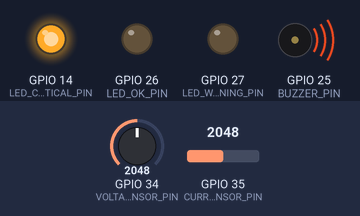
Simulated run of this sketch. Board: ESP32. On the bench: output pins drawn as LEDs (lit = HIGH), buzzer (waves = sounding). Inputs (shaded band) come from the test bench; at power-on: GPIO 34 (VOLTAGE_SENSOR_PIN) = 2048, GPIO 35 (CURRENT_SENSOR_PIN) = 2048. WiFi joins after 1.5 s; servers stay silent unless stated; what the sketch prints to the serial monitor is not drawn.

Above: at 2.7 s.
2.8 s: GPIO 34 (VOLTAGE_SENSOR_PIN) set to 2822
5.5 s: GPIO 34 (VOLTAGE_SENSOR_PIN) set to 2927
At 6.5 s:
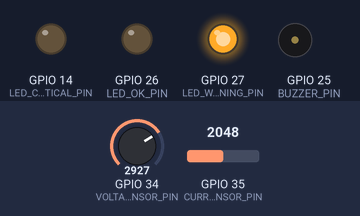
11.5 s: GPIO 34 (VOLTAGE_SENSOR_PIN) set to 3603
At 12.6 s:
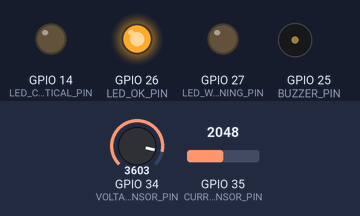
14.2 s: GPIO 34 (VOLTAGE_SENSOR_PIN) set to 2866
At 16.5 s:
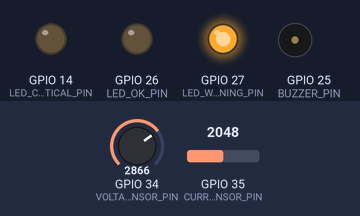
20.2 s: GPIO 34 (VOLTAGE_SENSOR_PIN) set to 2047
At 22.6 s:
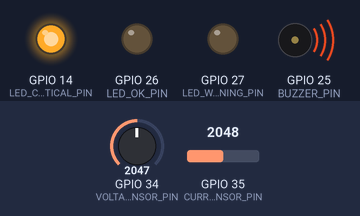
Timing chart, 0 to 24.1 s (numbered marks = the images above; inputs shaded):
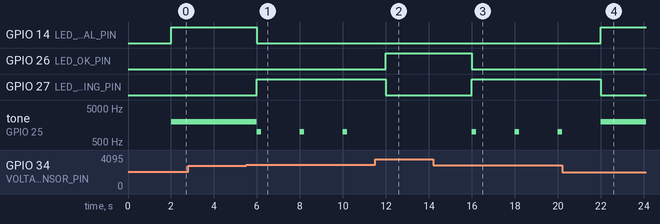

Measured:
- the behaviour switches between 2854 and 2855 on GPIO 34 (VOLTAGE_SENSOR_PIN) (found by bisection; images 0 and 1)
- after the input at 2.8 s, every drawn part: stays the same
- after the input at 5.5 s, GPIO 14 (LED_CRITICAL_PIN): HIGH → LOW after 0.50 s; GPIO 27 (LED_WARNING_PIN): LOW → HIGH after 0.50 s; tone on GPIO 25 (BUZZER_PIN): alternates 1000 Hz for 0.20 s and silent for 1.8 s, starting after 0.50 s
- after the input at 11.5 s, GPIO 26 (LED_OK_PIN): LOW → HIGH after 0.50 s; GPIO 27 (LED_WARNING_PIN): HIGH → LOW after 0.50 s; tone on GPIO 25 (BUZZER_PIN): stays silent (without the input it goes to 1000 Hz after 0.50 s)
- after the input at 14.2 s, GPIO 26 (LED_OK_PIN): HIGH → LOW after 1.8 s; GPIO 27 (LED_WARNING_PIN): LOW → HIGH after 1.8 s; tone on GPIO 25 (BUZZER_PIN): alternates 1000 Hz for 0.20 s and silent for 1.8 s, starting after 1.8 s
- after the input at 20.2 s, GPIO 14 (LED_CRITICAL_PIN): LOW → HIGH after 1.8 s; GPIO 27 (LED_WARNING_PIN): HIGH → LOW after 1.8 s

The sketch:

battery_health_monitor.ino
```cpp
/*
  Smart Battery Health Monitoring System
  ESP32 based car battery monitor with life prediction
  Sensors: Voltage Divider (Battery Voltage), ACS712 (Current)
*/

#include <WiFi.h>

// ---------- Pin Definitions ----------
#define VOLTAGE_SENSOR_PIN   34   // Analog pin - voltage divider output
#define CURRENT_SENSOR_PIN   35   // Analog pin - ACS712 output
#define BUZZER_PIN           25
#define LED_OK_PIN           26
#define LED_WARNING_PIN      27
#define LED_CRITICAL_PIN     14

// ---------- Voltage Divider Calibration ----------
// Example: R1 = 30k, R2 = 7.5k  => ratio = (R1+R2)/R2
const float VOLTAGE_DIVIDER_RATIO = 5.0;
const float ADC_REF_VOLTAGE = 3.3;
const int ADC_RESOLUTION = 4095;

// ---------- ACS712 Calibration ----------
// ACS712-30A: sensitivity = 66 mV/A, ACS712-20A: 100 mV/A, ACS712-5A: 185 mV/A
const float ACS712_SENSITIVITY = 0.066; // V per A (30A variant)
const float ACS712_ZERO_VOLTAGE = 2.5;  // Vcc/2 at 0A

// ---------- Thresholds ----------
const float VOLTAGE_FULL        = 12.6;
const float VOLTAGE_GOOD_MIN    = 12.2;
const float VOLTAGE_WARNING_MIN = 11.8;
const float VOLTAGE_CRITICAL_MIN= 11.5;

const float CURRENT_DISCHARGE_WARNING = 15.0; // Amps drawn
const float CURRENT_DISCHARGE_CRITICAL = 25.0;

// ---------- WiFi ----------
const char* ssid     = "YOUR_WIFI_SSID";
const char* password = "YOUR_WIFI_PASSWORD";

// ---------- Variables ----------
float batteryVoltage = 0.0;
float batteryCurrent = 0.0;
unsigned long lastReadTime = 0;
const unsigned long readInterval = 2000;

#define HISTORY_SIZE 20
float voltageHistory[HISTORY_SIZE];
int historyIndex = 0;
bool historyFilled = false;

float estimatedSOC = 100.0;       // State of Charge %
float estimatedSOH = 100.0;       // State of Health %
unsigned long monitorStartTime = 0;
float voltageDropRate = 0.0;      // V per hour

enum HealthStatus { OK, WARNING, CRITICAL };
HealthStatus batteryStatus = OK;

void setup() {
  Serial.begin(115200);

  pinMode(BUZZER_PIN, OUTPUT);
  pinMode(LED_OK_PIN, OUTPUT);
  pinMode(LED_WARNING_PIN, OUTPUT);
  pinMode(LED_CRITICAL_PIN, OUTPUT);
  digitalWrite(BUZZER_PIN, LOW);

  connectWiFi();

  monitorStartTime = millis();
  Serial.println("Smart Battery Health Monitoring System Initialized");
}

void loop() {
  unsigned long now = millis();

  if (now - lastReadTime >= readInterval) {
    lastReadTime = now;

    readSensors();
    updateHistory();
    calculateSOC();
    calculateSOH();
    evaluateBatteryHealth();
    updateIndicators();
    predictBatteryLife();
    printStatus();
  }
}

// ---------- WiFi ----------
void connectWiFi() {
  WiFi.begin(ssid, password);
  Serial.print("Connecting to WiFi");
  int attempts = 0;
  while (WiFi.status() != WL_CONNECTED && attempts < 10) {
    delay(500);
    Serial.print(".");
    attempts++;
  }
  if (WiFi.status() == WL_CONNECTED) {
    Serial.println("\nWiFi connected: " + WiFi.localIP().toString());
  } else {
    Serial.println("\nWiFi connection failed. Continuing offline.");
  }
}

// ---------- Sensor Reading ----------
void readSensors() {
  int rawVoltage = analogRead(VOLTAGE_SENSOR_PIN);
  float adcVoltage = (rawVoltage / (float)ADC_RESOLUTION) * ADC_REF_VOLTAGE;
  batteryVoltage = adcVoltage * VOLTAGE_DIVIDER_RATIO;

  int rawCurrent = analogRead(CURRENT_SENSOR_PIN);
  float sensorVoltage = (rawCurrent / (float)ADC_RESOLUTION) * ADC_REF_VOLTAGE;
  batteryCurrent = (sensorVoltage - ACS712_ZERO_VOLTAGE) / ACS712_SENSITIVITY;
}

// ---------- History ----------
void updateHistory() {
  voltageHistory[historyIndex] = batteryVoltage;
  historyIndex = (historyIndex + 1) % HISTORY_SIZE;
  if (historyIndex == 0) historyFilled = true;
}

float getAverageVoltage() {
  int count = historyFilled ? HISTORY_SIZE : historyIndex;
  if (count == 0) return batteryVoltage;
  float sum = 0;
  for (int i = 0; i < count; i++) sum += voltageHistory[i];
  return sum / count;
}

// ---------- State of Charge Estimation ----------
void calculateSOC() {
  // Simple linear approximation between critical and full voltage
  estimatedSOC = ((batteryVoltage - VOLTAGE_CRITICAL_MIN) /
                  (VOLTAGE_FULL - VOLTAGE_CRITICAL_MIN)) * 100.0;
  estimatedSOC = constrain(estimatedSOC, 0, 100);
}

// ---------- State of Health Estimation ----------
void calculateSOH() {
  float avgVoltage = getAverageVoltage();
  float elapsedHours = (millis() - monitorStartTime) / 3600000.0;

  if (elapsedHours > 0.01) {
    voltageDropRate = (VOLTAGE_FULL - avgVoltage) / elapsedHours;
  }

  // Penalize SOH based on excessive voltage drop rate under load
  float degradationFactor = constrain(voltageDropRate * 2.0, 0, 40);
  estimatedSOH = 100.0 - degradationFactor;
  estimatedSOH = constrain(estimatedSOH, 0, 100);
}

// ---------- Health Evaluation ----------
void evaluateBatteryHealth() {
  if (batteryVoltage <= VOLTAGE_CRITICAL_MIN ||
      batteryCurrent >= CURRENT_DISCHARGE_CRITICAL) {
    batteryStatus = CRITICAL;
  } else if (batteryVoltage <= VOLTAGE_WARNING_MIN ||
             batteryCurrent >= CURRENT_DISCHARGE_WARNING) {
    batteryStatus = WARNING;
  } else {
    batteryStatus = OK;
  }
}

// ---------- Indicators ----------
void updateIndicators() {
  digitalWrite(LED_OK_PIN, batteryStatus == OK ? HIGH : LOW);
  digitalWrite(LED_WARNING_PIN, batteryStatus == WARNING ? HIGH : LOW);
  digitalWrite(LED_CRITICAL_PIN, batteryStatus == CRITICAL ? HIGH : LOW);

  if (batteryStatus == CRITICAL) {
    tone(BUZZER_PIN, 2000);
  } else if (batteryStatus == WARNING) {
    tone(BUZZER_PIN, 1000, 200);
  } else {
    noTone(BUZZER_PIN);
  }
}

// ---------- Predictive Battery Life ----------
void predictBatteryLife() {
  if (voltageDropRate > 0.05) {
    float hoursRemaining = (batteryVoltage - VOLTAGE_CRITICAL_MIN) / voltageDropRate;
    if (hoursRemaining < 24 && hoursRemaining > 0) {
      Serial.print("⚠ PREDICTIVE ALERT: Estimated time to critical voltage: ");
      Serial.print(hoursRemaining, 1);
      Serial.println(" hours.");
      Serial.println("→ Recommend battery inspection or replacement soon.");
    }
  }

  if (estimatedSOH < 60) {
    Serial.println("⚠ PREDICTIVE ALERT: Battery health degraded significantly.");
    Serial.println("→ Battery replacement recommended.");
  }
}

// ---------- Status Output ----------
void printStatus() {
  Serial.println("----------------------------------");
  Serial.print("Battery Voltage: ");
  Serial.print(batteryVoltage, 2);
  Serial.println(" V");

  Serial.print("Battery Current: ");
  Serial.print(batteryCurrent, 2);
  Serial.println(" A");

  Serial.print("Estimated SOC: ");
  Serial.print(estimatedSOC, 1);
  Serial.println(" %");

  Serial.print("Estimated SOH: ");
  Serial.print(estimatedSOH, 1);
  Serial.println(" %");

  Serial.print("Battery Status: ");
  switch (batteryStatus) {
    case OK:       Serial.println("NORMAL ✅"); break;
    case WARNING:  Serial.println("WARNING ⚠️"); break;
    case CRITICAL: Serial.println("CRITICAL 🔴"); break;
  }
  Serial.println("----------------------------------");
}
```
